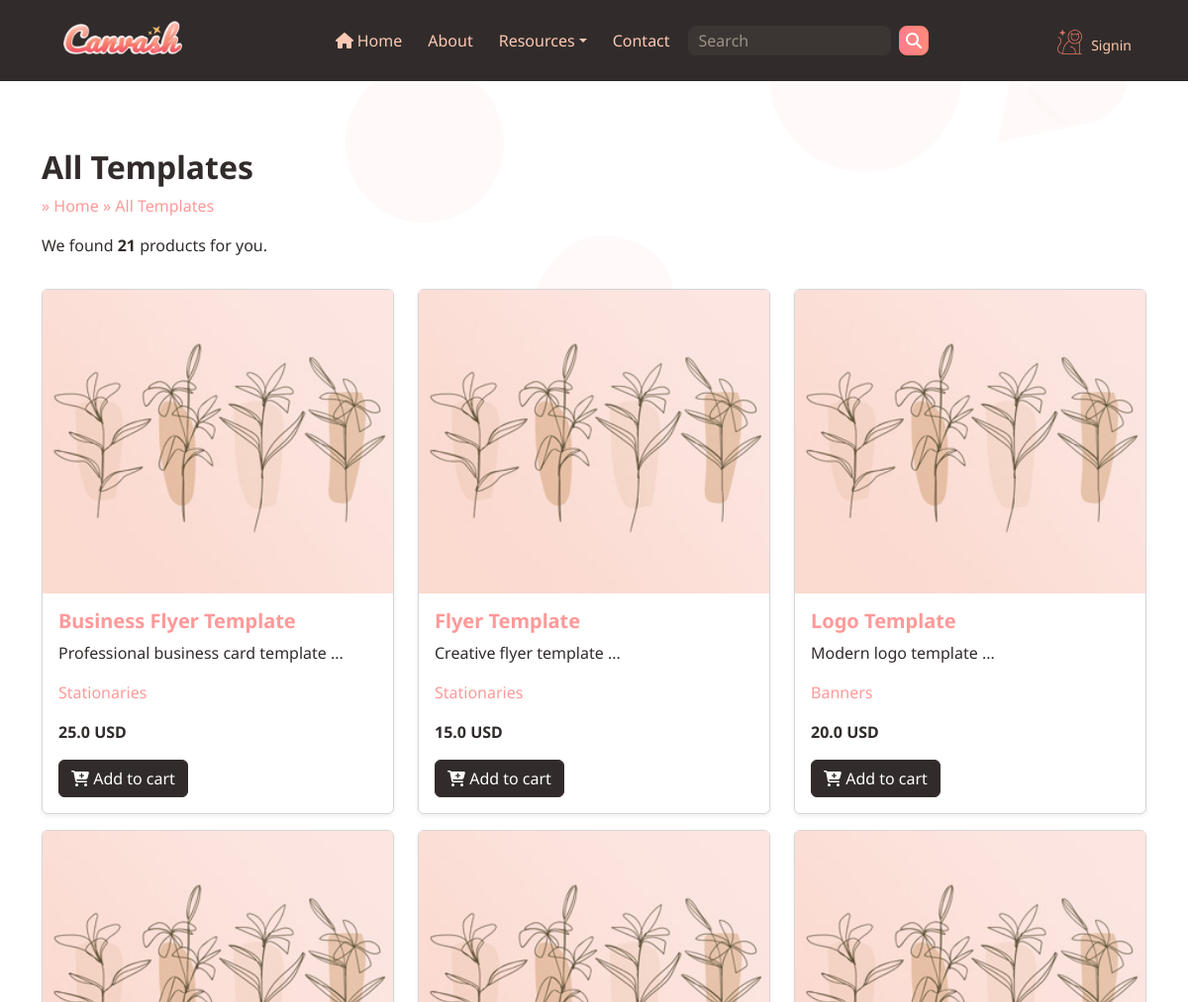
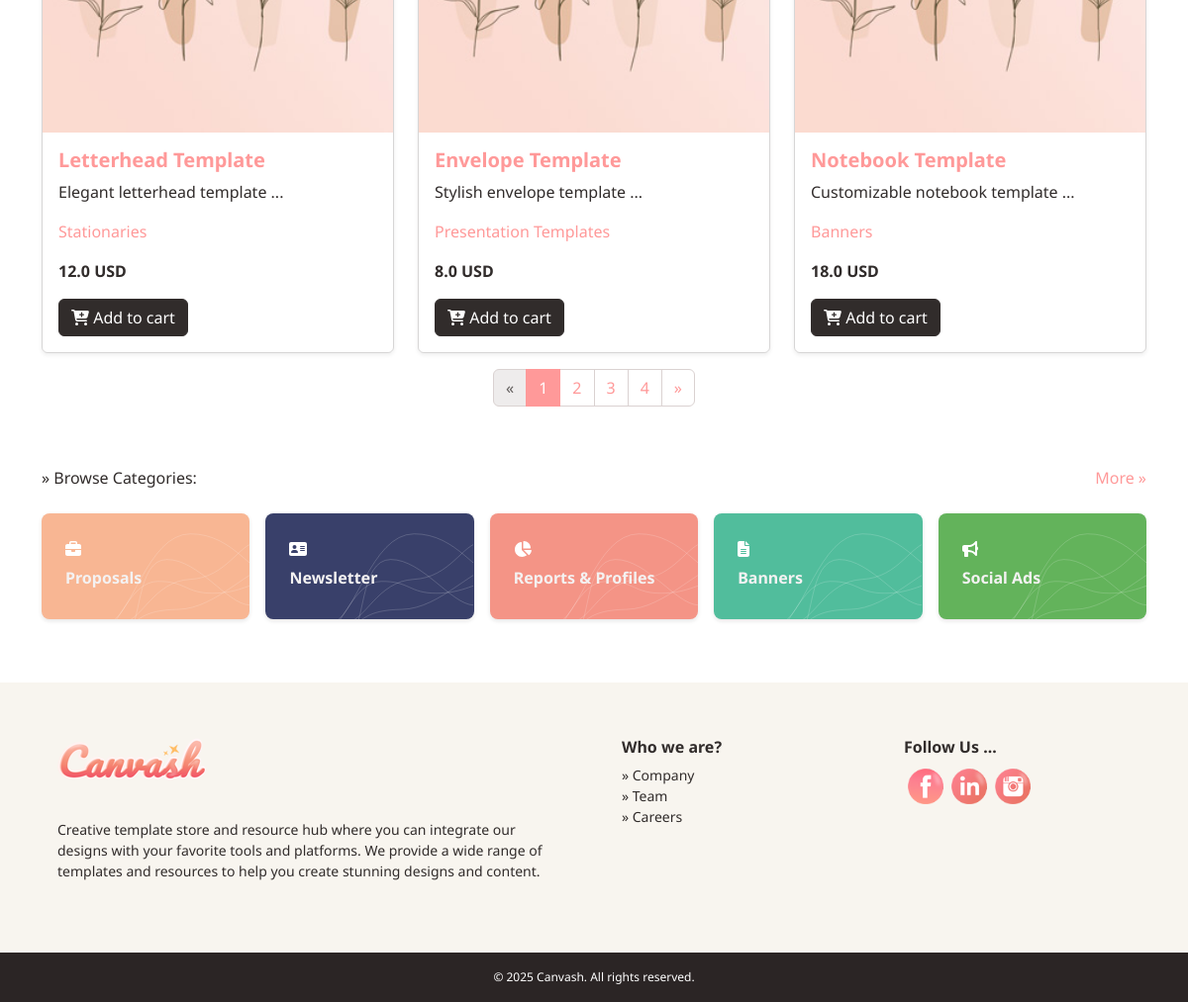
Page /products on the committed database (2 pictures, top to bottom).
### myapi/models/product.py (models this page shows, shortened)
class Product(db.Model):
    id = db.Column(db.Integer, primary_key=True)
    title = db.Column(db.String(100), nullable=False)
    description = db.Column(db.Text, nullable=True)
    price = db.Column(db.Float, nullable=False)
    image = db.Column(db.String(100), nullable=True)
    media = db.Column(db.Text, nullable=True)  # Store media as JSON string
    category_id = db.Column(db.Integer, db.ForeignKey('category.id'), nullable=False)
    designer_id = db.Column(db.Integer, db.ForeignKey('user.id'), nullable=True)
    meta = db.Column(db.Text, nullable=True)  # Store meta as JSON string
    created_at = db.Column(db.DateTime, default=datetime.utcnow)
    category = db.relationship('Category', backref=db.backref('products', lazy=True))
    designer = db.relationship('User', backref=db.backref('designed_products', lazy=True))

### myapi/models/category.py (models this page shows, shortened)
class Category(db.Model):
    id = db.Column(db.Integer, primary_key=True)
    name = db.Column(db.String(100), nullable=False)
    description = db.Column(db.Text, nullable=True)
    slug = db.Column(db.String(100), nullable=False)
    icon = db.Column(db.String(100), nullable=True)
    created_at = db.Column(db.DateTime, default=datetime.utcnow)

### myapi/routes/web/product.py (the view)
@web.route('/products', methods=['GET'])
def get_products():
    page = request.args.get('page', 1, type=int)
    per_page = 6
    products_pagination = Product.query.paginate(page=page, per_page=per_page, error_out=False)
    products = products_pagination.items
    return render_template('product/products.html', products=products,total=len(products), pagination=products_pagination)

### app.py (called while the page is built)
@web.context_processor
def inject_user():
    active_cart = current_user.active_cart() if current_user.is_authenticated else None
    cart_count = active_cart.cart_count() if active_cart else 0
    return {'current_user': current_user , 'cart_count': cart_count}

### myapi/templates/product/products.html
{% extends "layout/inner-base.html" %}
{% block content %}
<section>
    <div class="container" >
        <h2 class="text-dark fw-bold">All Templates</h2>
        <p class="text-primary">» <a href="/">Home</a> » All Templates</p>
        <p>We found <span class="fw-bold">{{ pagination.total }}</span> products for you.</p>
    <div class="row" id="products">
        {% for product in products %}
            <div class="col-lg-4">
                <div class="card mb-6 shadow-sm mt-3">
                    <a href="{{ url_for('web.get_product', id=product.id) }}"><img src="{{ url_for('web.static', filename='images/img.jpg') }}" class="card-img-top" alt="{{ product.title }}"></a>
                    <div class="card-body">
                        <h5 class="card-title">
                            <a href="{{ url_for('web.get_product', id=product.id) }}">{{ product.title }}</a>
                        </h5>
                        <p class="card-text">{{ product.description[:70] }} ...</p>
                        <p class="card-text text-secondary"><a href="{{ url_for('web.get_category_products', slug=product.category.slug) }}">{{ product.category.name }}</a></p>
                        <p class="card-text fw-bold">{{ product.price }} USD</p>
                        <a href="#" class="btn btn-dark text-light">
                            <i class="fa fa-cart-plus" aria-hidden="true"></i>
                            Add to cart</a>
                    </div>
                </div>
            </div>
        {% endfor %}
    </div>
    <nav aria-label="Page navigation example">
        <ul class="pagination justify-content-center mt-3">
            {% if pagination.has_prev %}
            <li class="page-item">
                <a class="page-link" href="{{ url_for('web.get_products', page=pagination.prev_num) }}" aria-label="Previous">
                    <span aria-hidden="true">&laquo;</span>
                </a>
            </li>
            {% else %}
            <li class="page-item disabled">
                <a class="page-link" href="#" aria-label="Previous">
                    <span aria-hidden="true">&laquo;</span>
                </a>
            </li>
            {% endif %}
            {% for page_num in pagination.iter_pages() %}
            {% if page_num %}
            {% if page_num == pagination.page %}
            <li class="page-item active"><a class="page-link" href="#">{{ page_num }}</a></li>
            {% else %}
            <li class="page-item"><a class="page-link" href="{{ url_for('web.get_products', page=page_num) }}">{{ page_num }}</a></li>
            {% endif %}
            {% else %}
            <li class="page-item disabled"><a class="page-link" href="#">...</a></li>
            {% endif %}
            {% endfor %}
            {% if pagination.has_next %}
            <li class="page-item">
                <a class="page-link" href="{{ url_for('web.get_products', page=pagination.next_num) }}" aria-label="Next">
                    <span aria-hidden="true">&raquo;</span>
                </a>
            </li>
            {% else %}
            <li class="page-item disabled">
                <a class="page-link" href="#" aria-label="Next">
                    <span aria-hidden="true">&raquo;</span>
                </a>
            </li>
            {% endif %}
        </ul>
    </nav>
    </div>
</section>
{% endblock %}

### static/css/style.css (style rules this page uses)
:root { --bs-badge-font-size: 0.55em; --bs-badge-font-weight: 500; }
body { background-color: #f5f5f5; background: linear-gradient(to right, #fffdf6, #fff ); background-image: url("/static/images/bg3.svg"); background-repeat: no-repeat; padding-top: 150px; font-family: 'Noto sans', sans-serif; }
a, a:focus, a:hover { text-decoration: none; outline: none; }

### rows in the picture
Product: title "Business Flyer Template", description "Professional business card template", category.name "Stationaries", price "25.0"
Product: title "Flyer Template", description "Creative flyer template", category.name "Stationaries", price "15.0"
Product: title "Logo Template", description "Modern logo template", category.name "Banners", price "20.0"
Product: title "Letterhead Template", description "Elegant letterhead template", category.name "Stationaries", price "12.0"
Product: title "Envelope Template", description "Stylish envelope template", category.name "Presentation Templates", price "8.0"
Product: title "Notebook Template", description "Customizable notebook template", category.name "Banners", price "18.0"

### other values in the picture
{{ pagination.total }} "21"
{{ page_num }} "1"
{{ page_num }} "2" "3" "4"
